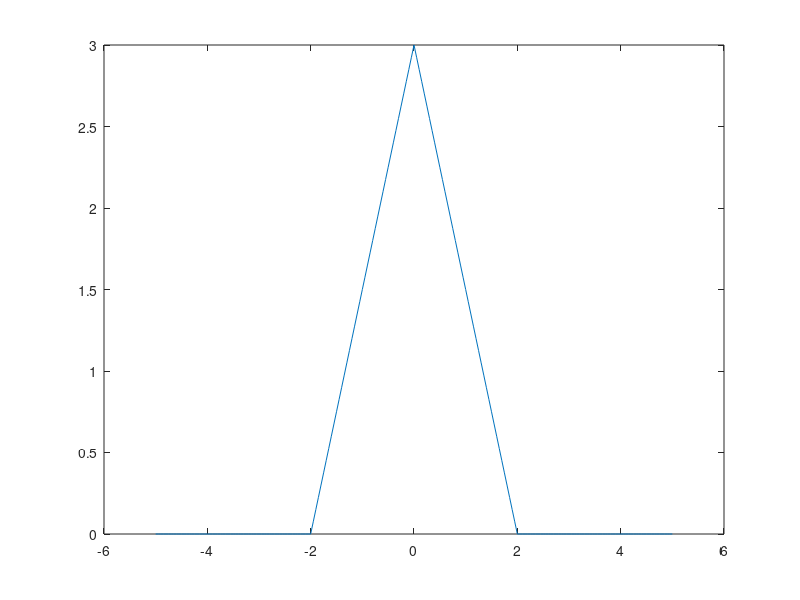

Write MATLAB code to recreate this figure.
close all; clear; clc;
%% sygnał prostokątny

Fs = 20;		% czestotliwosc probkowania
t = 0 : 1/Fs : 8;	% wektor czasu
Amp = 2;
t1 = 1;		% poczatek sygnalu
t2 = 4;		% koniec sygnalu

x = Amp * (t >= t1 & t <= t2);
mean(x)
plot(t,x); ylim([-0.5, 2.5])

% energia
sum(x.^2)/Fs
x*x'/Fs

close all; clear; clc;
%% sygnał trójkątny

Fs = 20;		% czestotliwosc probkowania
t = -5 : 1/Fs : 5;	% wektor czasu
Amp = 3;
T = 2;		% polowa szerokosci podstawy

x = Amp * (1 - abs(t)/T) .* (abs(t) <= T);
mean(x)
plot(t,x);

% energia
sum(x.^2)/Fs
